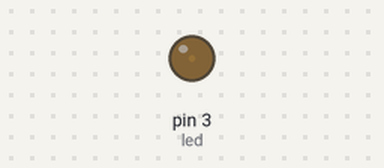
A sketch run on a simulated Arduino Uno, built with avr-gcc and run on an emulated ATmega328P. Parts: output pins drawn as LEDs (lit = HIGH).

Above: at 0.05 s.
At 1.15 s:
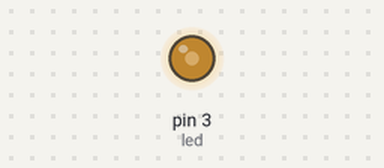
At 2.3 s:
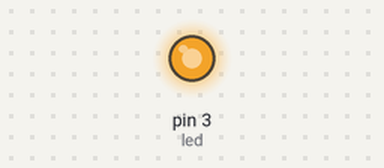
At 4.55 s:
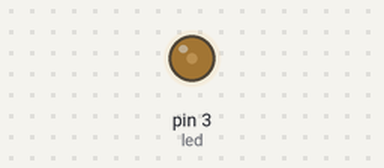
Timing chart, 0 to 6.6 s (numbered marks = the images above):
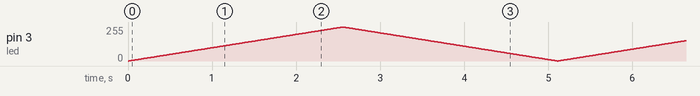

The sketch:

_3.ino
```cpp
/*
Fading an LED between a min max value
Version 3

  by Ben Kazemi - ben.kazemi@gmail.com
  22/09/2015
*/

int led = 3; // change this to where you've connected your LED
int brightness = 0; // analogue read will slice the source voltage into 255 discrete values
                     // so you can actually source 0V to V_source to your component, this means we can fade our LED
boolean isIncreasing = true; // this will tell the code whether to fade in or out the LED, and is initialised to
                   // true since we declared brightness to 0 (during initialisation)
void setup() {
  pinMode(led, OUTPUT);
}

void loop() {
  analogWrite(led, brightness); // write a value between 0 and 255 to the led pin
  /*
    this function utilises a technique called Pulse width modulation. you pick a really high frequency and change the
    length of time the square wave is high. that sets a ratio of how long the pulse is high to how long it's low.
    this can be interpreted as a percentage, or a number between 0 and 255 for an 8 bit register (which is what we're using here)

    Critical: this only works on pins 3, 5, 6, 9, 10, and 11 - check the documentation when in doubt (or need to know about functions)
  */

  if (isIncreasing)
    brightness++; // 1 line in the if body so we don't need curly braces
  else
    brightness--; // this is the same as brightness = brightness - 1;

    // can change the value to increment to have faster or slower fading. Experiment!
    // another factor of fade speed is the delay several lines down


  if (brightness == 0) {        // if we've reached a minimum value then started fading in
    isIncreasing = true ;
  } else if (brightness == 255) {  // if we've reached a max value then we want to fade out
    isIncreasing = false;
  }

  delay(10); // wait a short while
}
```
